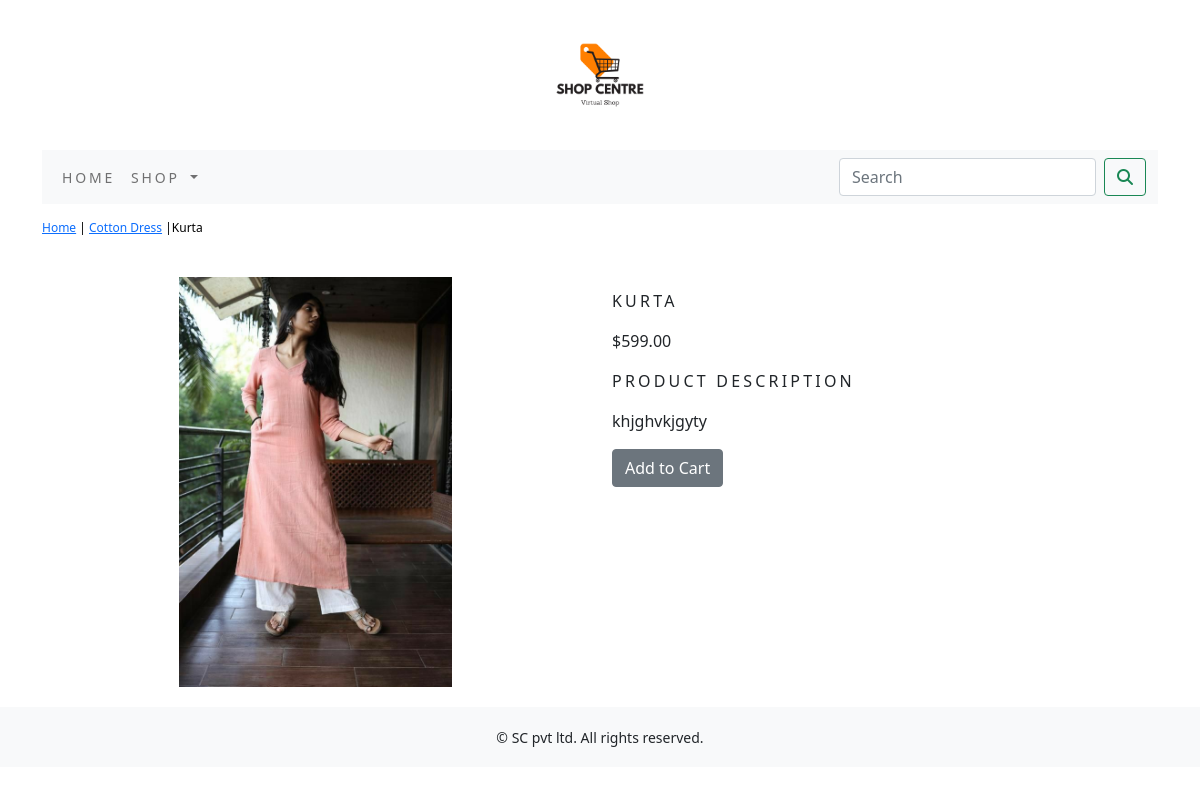
Page /shop/cotton-dress/kurta/ on the committed database.
### shop/models.py (models this page shows, shortened)
class Product(models.Model):
    name=models.CharField(max_length=250,unique=True)
    slug=models.SlugField(max_length=250,unique=True)
    description=models.TextField(blank=True)
    price=models.DecimalField(max_digits=10,decimal_places=2)
    category=models.ForeignKey(Category,on_delete=models.CASCADE)
    image=models.ImageField(upload_to='category',blank=True)
    stock=models.IntegerField()
    available=models.BooleanField(default=True)
    created=models.DateTimeField(auto_now_add=True)
    updated=models.DateTimeField(auto_now=True)
    class Meta:
        ordering=('name',)
        verbose_name='product'
        verbose_name_plural='products'

class Category(models.Model):
    name=models.CharField(max_length=250,unique=True)
    slug=models.SlugField(max_length=250,unique=True)
    description=models.TextField(blank=True)
    image=models.ImageField(upload_to='category',blank=True)
    class Meta:
        ordering=('name',)
        verbose_name='category'
        verbose_name_plural='categories'
    def get_url(self):
        return reverse('shop:products_by_category',args=[self.slug])
    def __str__(self):
        return '{}'.format(self.name)

### shop/views.py (the view)
# urls.py: path('<slug:c_slug>/<slug:product_slug>/', views.proDetail, name='prodCatdetail'),
def proDetail(request,c_slug,product_slug):
    try:
        product=Product.objects.get(category__slug=c_slug,slug=product_slug)
    except Exception as e:
        raise e
    return render(request,'product.html',{'product':product})

### cart/context_processors.py (called while the page is built)
def counter(request):
    item_count=0
    if 'admin' in request.path:
        return {}
    else:
        try:
            cart=Cart.objects.filter(cart_id=_cart_id(request))
            cart_items=CartItem.objects.all().filter(cart=cart[:1])
            for cart_item in cart_items:
                item_count += cart_item.quantity
        except Cart.DoesNotExist:
            item_count=0
    return dict(item_count=item_count)

### cart/views.py (called while the page is built)
def _cart_id(request):
    cart=request.session.session_key
    if not cart:
        cart=request.session.create()
    return cart

### shop/context_processors.py (called while the page is built)
def menu_links(request):
    links=Category.objects.all()
    return dict(links=links)

### templates/product.html (shortened to what this page needs)
{% extends 'base.html' %}
{% load static %}
{% block content %}
<div class="row my_prod_row_class">
  <div class="mx_auto">
    <p> <a href="{% url 'shop:allProdCat' %}">Home</a> | <a href="{{product.category.get_url}}">{{product.category}}</a> |{{product.name}}</p>
  </div>
<div class="container">
<br>
  <div class="row">
    <div class="col-12 col-sm-12 col-md-12 col-lg-6 text-center">
      <div style="min-width:18rem">
      <img src="{{product.image.url}}" alt="{{product.name}}" width="50%" height="50%">
      </div>
    </div>
      <div class="col-12 col-sm-12 col-md-12 col-lg-6">
        <div>
        <h1 class="my_prod_title">{{product.name}}</h1>
        <p>${{product.price}}</p>
        <p class="my_title">Product Description</p>
        <p class="text-justify my_prod_text">{{product.description}}</p>
        {% if product.stock <= 0 %}
        <p class="text-justify my_prod_text"><b>Out of Stock</b></p>
        {% else %}
        <a class="btn btn-secondary" href="{% url 'cart:add_cart' product.id %}"> Add to Cart</a>
        {% endif %}
        </div>
      </div>
    </div>
  </div>
</div>
{% endblock %}

### static/css/custom.css (style rules this page uses)
body { font-family: 'Spectral', serif; }
.my_title { font-size:16px; text-transform:uppercase; letter-spacing:.2em; }
.my_prod_row_class { padding-top:15px; padding-bottom:20px; }
.my_prod_row_class .mx_auto { color:#000; font-size:12px; text-decoration:none; }
.my_prod_title { font-size:16px; text-transform:uppercase; letter-spacing:.2em; padding-top:15px; padding-bottom:10px; }
.my_prod_text { padding-right:20px; }

### rows in the picture
Product: category "Cotton Dress", name "Kurta", image (picture), name "KURTA", price "599.00", description "khjghvkjgyty"
